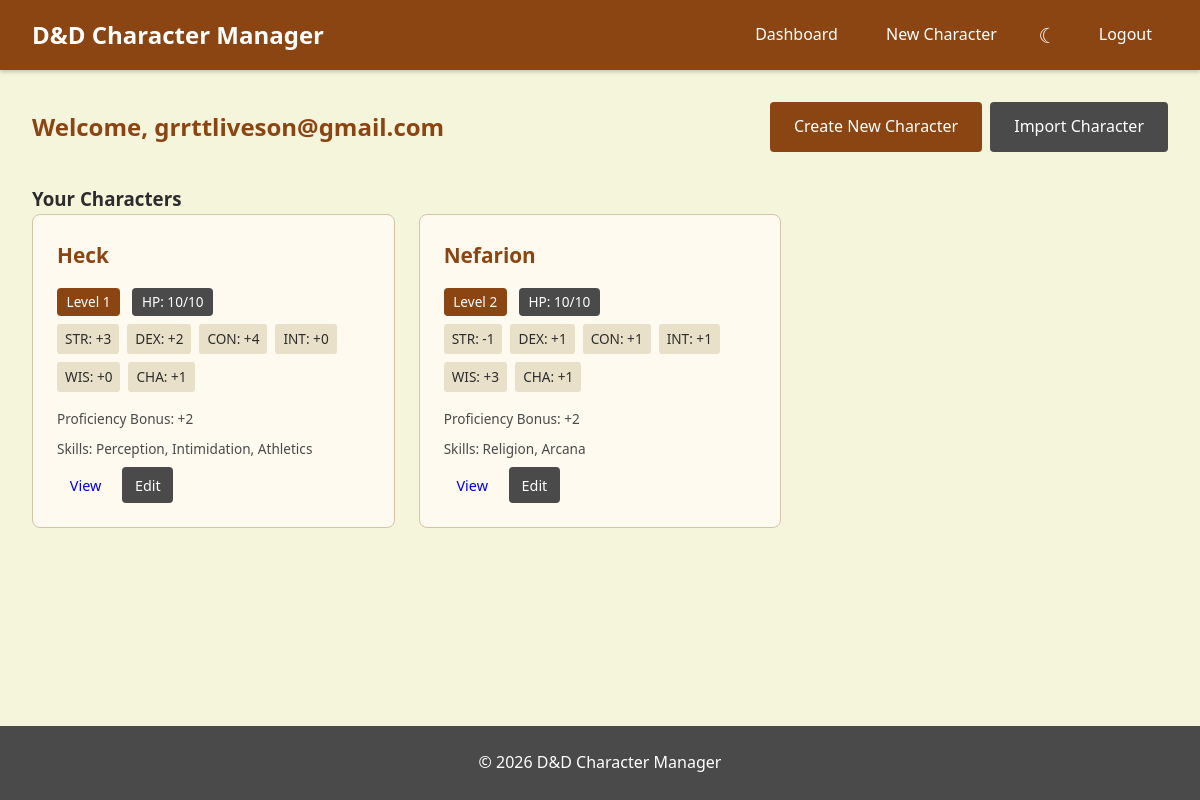
The page /dashboard (signed in) on the database its author committed.
### models.py (models this page shows, shortened)
class User(db.Model):
    id = db.Column(db.Integer, primary_key=True)
    email = db.Column(db.String(120), unique=True, nullable=False)
    password_hash = db.Column(db.String(256), nullable=False)
    characters = db.relationship('Character', backref='owner', lazy=True)

class Character(db.Model):
    id = db.Column(db.Integer, primary_key=True)
    name = db.Column(db.String(100), nullable=False)
    level = db.Column(db.Integer, nullable=False, default=1)
    max_hp = db.Column(db.Integer, nullable=False, default=10)
    current_hp = db.Column(db.Integer, nullable=False, default=10)
    strength = db.Column(db.Integer, nullable=False)
    dexterity = db.Column(db.Integer, nullable=False)
    constitution = db.Column(db.Integer, nullable=False)
    intelligence = db.Column(db.Integer, nullable=False)
    wisdom = db.Column(db.Integer, nullable=False)
    charisma = db.Column(db.Integer, nullable=False)
    user_id = db.Column(db.Integer, db.ForeignKey('user.id'), nullable=False)
    skill_proficiencies = db.relationship('SkillProficiency', backref='character', lazy=True, cascade='all, delete-orphan')
    def get_modifier(self, ability):
        score = getattr(self, ability)
        return (score - 10) // 2
    def get_proficiency_bonus(self):
        level = self.level
        if level < 5:
            return 2
        elif level < 9:
            return 3
        elif level < 13:
            return 4
        elif level < 17:
            return 5
        else:
            return 6
    def get_proficient_skills(self):
        proficiencies = SkillProficiency.query.filter_by(character_id=self.id).all()
        return {p.skill_name for p in proficiencies}

### routes.py (the view)
@routes.route('/dashboard')
def dashboard():
    if 'user_id' not in session:
        return redirect(url_for('routes.login'))
    user = User.query.get(session['user_id'])
    characters = Character.query.filter_by(user_id=session['user_id']).all()
    for character in characters:
        character.proficiency_bonus = character.get_proficiency_bonus()
        character.str_mod = character.get_modifier('strength')
        character.dex_mod = character.get_modifier('dexterity')
        character.con_mod = character.get_modifier('constitution')
        character.int_mod = character.get_modifier('intelligence')
        character.wis_mod = character.get_modifier('wisdom')
        character.cha_mod = character.get_modifier('charisma')
        character.proficient_skills = character.get_proficient_skills()
    return render_template('dashboard.html', user=user, characters=characters)

### templates/dashboard.html (shortened to what this page needs)
{% extends "base.html" %}
{% block content %}
<div class="dashboard">
    <div class="dashboard-header">
        <h2>Welcome, {{ user.email }}</h2>
        <div class="header-buttons">
            <a href="{{ url_for('routes.new_character') }}" class="btn btn-primary">Create New Character</a>
            <a href="{{ url_for('routes.import_json') }}" class="btn btn-secondary">Import Character</a>
        </div>
    </div>
    <h3>Your Characters</h3>
    {% if characters %}
        <div class="character-grid">
            {% for character in characters %}
            <div class="character-card">
                <h4>{{ character.name }}</h4>
                <span class="character-level-small">Level {{ character.level }}</span>
                <span class="character-hp-small">HP: {{ character.current_hp }}/{{ character.max_hp }}</span>
                <div class="character-stats-preview">
                    <span>STR: {% if character.str_mod >= 0 %}+{% endif %}{{ character.str_mod }}</span>
                    <span>DEX: {% if character.dex_mod >= 0 %}+{% endif %}{{ character.dex_mod }}</span>
                    <span>CON: {% if character.con_mod >= 0 %}+{% endif %}{{ character.con_mod }}</span>
                    <span>INT: {% if character.int_mod >= 0 %}+{% endif %}{{ character.int_mod }}</span>
                    <span>WIS: {% if character.wis_mod >= 0 %}+{% endif %}{{ character.wis_mod }}</span>
                    <span>CHA: {% if character.cha_mod >= 0 %}+{% endif %}{{ character.cha_mod }}</span>
                </div>
                <p class="prof-bonus-note">Proficiency Bonus: +{{ character.proficiency_bonus }}</p>
                {% if character.proficient_skills %}
                <p class="prof-skills-note">Skills: {{ character.proficient_skills|join(', ') }}</p>
                {% endif %}
                <div class="character-actions">
                    <a href="{{ url_for('routes.view_character', character_id=character.id) }}" class="btn btn-small">View</a>
                    <a href="{{ url_for('routes.edit_character', character_id=character.id) }}" class="btn btn-small btn-secondary">Edit</a>
                </div>
            </div>
            {% endfor %}
        </div>
    {% else %}
        <div class="empty-state">
            <p>You haven't created any characters yet.</p>
            <a href="{{ url_for('routes.new_character') }}" class="btn btn-primary">Create Your First Character</a>
        </div>
    {% endif %}
</div>
{% endblock %}

### templates/base.html (shortened to what this page needs)
<!DOCTYPE html>
<html lang="en" data-theme="{{ session.get('theme', 'light') }}">
<head>
    <link rel="stylesheet" href="{{ url_for('static', filename='style.css') }}">
</head>
<body>
    <nav>
        <div class="nav-container">
            <a href="{{ url_for('routes.index') }}" class="nav-brand">D&D Character Manager</a>
            <ul class="nav-links">
                {% if session.get('user_id') %}
                    <li><a href="{{ url_for('routes.dashboard') }}">Dashboard</a></li>
                    <li><a href="{{ url_for('routes.new_character') }}">New Character</a></li>
                {% else %}
                    <li><a href="{{ url_for('routes.login') }}">Login</a></li>
                    <li><a href="{{ url_for('routes.register') }}">Register</a></li>
                {% endif %}
                <li>
                    <a href="{{ url_for('routes.toggle_theme') }}" class="theme-toggle" title="Toggle dark mode">
                        {% if session.get('theme') == 'dark' %}
                            &#9728;
                        {% else %}
                            &#9790;
                        {% endif %}
                    </a>
                </li>
                {% if session.get('user_id') %}
                    <li><a href="{{ url_for('routes.logout') }}">Logout</a></li>
                {% endif %}
            </ul>
        </div>
    </nav>
    <main>
        {% block content %}{% endblock %}
    </main>
    <footer>
        <p>&copy; 2026 D&D Character Manager</p>
    </footer>
</body>
</html>

### static/style.css (style rules this page uses)
* { margin: 0; padding: 0; box-sizing: border-box; }
:root { --primary-color: #8b4513; --primary-hover: #6d3610; --secondary-color: #4a4a4a; --danger-color: #c0392b; --danger-hover: #a93226; --bg-color: #f5f5dc; --card-bg: #fffaf0; --text-color: #2c2c2c; --border-color: #d4c4a8; --success-color: #27ae60; --error-color: #e74c3c; --input-bg: #fff; --input-text: #2c2c2c; --stat-preview-bg: #e8e0c8; }
body { font-family: 'Segoe UI', Tahoma, Geneva, Verdana, sans-serif; background-color: var(--bg-color); color: var(--text-color); line-height: 1.6; min-height: 100vh; display: flex; flex-direction: column; }
nav { background-color: var(--primary-color); padding: 1rem 0; box-shadow: 0 2px 4px rgba(0,0,0,0.2); }
.nav-container { max-width: 1200px; margin: 0 auto; padding: 0 2rem; display: flex; justify-content: space-between; align-items: center; }
.nav-brand { color: #fff; font-size: 1.5rem; font-weight: bold; text-decoration: none; }
.nav-links { display: flex; list-style: none; gap: 1rem; align-items: center; }
.nav-links a { color: #fff; text-decoration: none; padding: 0.5rem 1rem; border-radius: 4px; transition: background-color 0.3s; }
.theme-toggle { font-size: 1.3rem; padding: 0.3rem 0.6rem !important; }
main { flex: 1; max-width: 1200px; margin: 0 auto; padding: 2rem; width: 100%; }
.btn { display: inline-block; padding: 0.75rem 1.5rem; text-decoration: none; border-radius: 4px; border: none; cursor: pointer; font-size: 1rem; transition: background-color 0.3s; }
.btn-primary { background-color: var(--primary-color); color: #fff; }
.btn-secondary { background-color: var(--secondary-color); color: #fff; }
.btn-small { padding: 0.4rem 0.8rem; font-size: 0.9rem; }
.dashboard-header { display: flex; justify-content: space-between; align-items: center; margin-bottom: 2rem; flex-wrap: wrap; gap: 1rem; }
.dashboard-header h2 { color: var(--primary-color); }
.header-buttons { display: flex; gap: 0.5rem; flex-wrap: wrap; }
.character-grid { display: grid; grid-template-columns: repeat(auto-fill, minmax(280px, 1fr)); gap: 1.5rem; }
.character-card { background-color: var(--card-bg); padding: 1.5rem; border-radius: 8px; border: 1px solid var(--border-color); }
.character-card h4 { color: var(--primary-color); font-size: 1.3rem; margin-bottom: 1rem; }
.character-stats-preview { display: flex; flex-wrap: wrap; gap: 0.5rem; margin-bottom: 1rem; font-size: 0.85rem; }
.character-stats-preview span { background-color: var(--stat-preview-bg); padding: 0.25rem 0.5rem; border-radius: 3px; }
.character-actions { display: flex; gap: 0.5rem; }
.character-level-small { display: inline-block; background-color: var(--primary-color); color: #fff; padding: 0.2rem 0.6rem; border-radius: 4px; font-size: 0.85rem; margin-bottom: 0.5rem; margin-right: 0.5rem; }
.character-hp-small { display: inline-block; background-color: var(--secondary-color); color: #fff; padding: 0.2rem 0.6rem; border-radius: 4px; font-size: 0.85rem; margin-bottom: 0.5rem; }
.prof-bonus-note { font-size: 0.85rem; color: var(--secondary-color); margin-bottom: 0.5rem; }
.prof-skills-note { font-size: 0.85rem; color: var(--secondary-color); margin-bottom: 0.5rem; }
footer { background-color: var(--secondary-color); color: #fff; text-align: center; padding: 1.5rem; margin-top: auto; }

### rows shown on the page
User: email "grrttliveson@gmail.com"
Character: name "Heck", level "1", current_hp "10", max_hp "10", str_mod "3", dex_mod "2", con_mod "4", int_mod "0", wis_mod "0", cha_mod "1", proficiency_bonus "2", proficient_skills "Perception, Intimidation, Athletics"
Character: name "Nefarion", level "2", current_hp "10", max_hp "10", str_mod "-1", dex_mod "1", con_mod "1", int_mod "1", wis_mod "3", cha_mod "1", proficiency_bonus "2", proficient_skills "Religion, Arcana"
